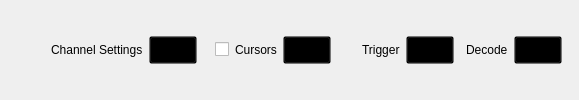
         <widget class="QWidget" name="widget_3" native="true">
          <property name="sizePolicy">
           <sizepolicy hsizetype="Preferred" vsizetype="Fixed">
            <horstretch>0</horstretch>
            <verstretch>0</verstretch>
           </sizepolicy>
          </property>
          <property name="minimumSize">
           <size>
            <width>0</width>
            <height>48</height>
           </size>
          </property>
          <property name="styleSheet">
           <string notr="true">QPushButton {
width: 40px;
  height: 20px;
  background-color: transparent;
}
QPushButton:pressed { border-image: url(:/icons/setup_btn_checked.svg); }
QPushButton:!pressed { border-image: url(:/icons/setup_btn_unchecked.svg); }
QPushButton:hover:!pressed:!checked { border-image: url(:/icons/setup_btn_hover.svg); }
QPushButton:checked { border-image: url(:/icons/setup_btn_checked.svg); }</string>
          </property>
          <layout class="QHBoxLayout" name="horizontalLayout_6">
           <property name="spacing">
            <number>6</number>
           </property>
           <item>
            <spacer name="horizontalSpacer_15">
             <property name="orientation">
              <enum>Qt::Horizontal</enum>
             </property>
             <property name="sizeType">
              <enum>QSizePolicy::Expanding</enum>
             </property>
             <property name="sizeHint" stdset="0">
              <size>
               <width>40</width>
               <height>20</height>
              </size>
             </property>
            </spacer>
           </item>
           <item>
            <widget class="QLabel" name="label">
             <property name="sizePolicy">
              <sizepolicy hsizetype="Fixed" vsizetype="Fixed">
               <horstretch>0</horstretch>
               <verstretch>0</verstretch>
              </sizepolicy>
             </property>
             <property name="text">
              <string>Channel Settings</string>
             </property>
             <property name="general_settings_label" stdset="0">
              <bool>true</bool>
             </property>
            </widget>
           </item>
           <item>
            <widget class="adiscope::CustomPushButton" name="btnChannelSettings">
             <property name="enabled">
              <bool>true</bool>
             </property>
             <property name="text">
              <string/>
             </property>
             <property name="checkable">
              <bool>true</bool>
             </property>
             <attribute name="buttonGroup">
              <string notr="true">settings_group</string>
             </attribute>
            </widget>
           </item>
           <item>
            <spacer name="horizontalSpacer_9">
             <property name="orientation">
              <enum>Qt::Horizontal</enum>
             </property>
             <property name="sizeType">
              <enum>QSizePolicy::Fixed</enum>
             </property>
             <property name="sizeHint" stdset="0">
              <size>
               <width>12</width>
               <height>0</height>
              </size>
             </property>
            </spacer>
           </item>
           <item>
            <layout class="QHBoxLayout" name="horizontalLayout">
             <property name="spacing">
              <number>6</number>
             </property>
             <property name="leftMargin">
              <number>0</number>
             </property>
             <item>
              <widget class="QCheckBox" name="cursorsBox">
               <property name="text">
                <string/>
               </property>
              </widget>
             </item>
             <item>
              <widget class="QLabel" name="label_15">
               <property name="text">
                <string>Cursors</string>
               </property>
               <property name="general_settings_label" stdset="0">
                <bool>true</bool>
               </property>
              </widget>
             </item>
             <item>
              <widget class="adiscope::CustomPushButton" name="btnCursors">
               <property name="enabled">
                <bool>false</bool>
               </property>
               <property name="text">
                <string/>
               </property>
               <property name="checkable">
                <bool>true</bool>
               </property>
               <attribute name="buttonGroup">
                <string notr="true">settings_group</string>
               </attribute>
              </widget>
             </item>
            </layout>
           </item>
           <item>
            <widget class="QLabel" name="label_2">
             <property name="text">
              <string/>
             </property>
            </widget>
           </item>
           <item>
            <spacer name="horizontalSpacer_8">
             <property name="orientation">
              <enum>Qt::Horizontal</enum>
             </property>
             <property name="sizeType">
              <enum>QSizePolicy::Fixed</enum>
             </property>
             <property name="sizeHint" stdset="0">
              <size>
               <width>12</width>
               <height>0</height>
              </size>
             </property>
            </spacer>
           </item>
           <item>
            <widget class="QLabel" name="label_4">
             <property name="text">
              <string>Trigger</string>
             </property>
             <property name="general_settings_label" stdset="0">
              <bool>true</bool>
             </property>
            </widget>
           </item>
           <item>
            <widget class="adiscope::CustomPushButton" name="btnTrigger">
             <property name="text">
              <string/>
             </property>
             <property name="checkable">
              <bool>true</bool>
             </property>
             <attribute name="buttonGroup">
              <string notr="true">settings_group</string>
             </attribute>
            </widget>
           </item>
           <item>
            <layout class="QHBoxLayout" name="horizontalLayoutDecoderTable">
             <property name="leftMargin">
              <number>6</number>
             </property>
             <property name="topMargin">
              <number>6</number>
             </property>
             <property name="rightMargin">
              <number>6</number>
             </property>
             <property name="bottomMargin">
              <number>6</number>
             </property>
             <item>
              <widget class="QLabel" name="lblDecoderTable">
               <property name="text">
                <string>Decode</string>
               </property>
               <property name="general_settings_label" stdset="0">
                <bool>true</bool>
               </property>
              </widget>
             </item>
             <item>
              <widget class="adiscope::CustomPushButton" name="btnDecoderTable">
               <property name="enabled">
                <bool>true</bool>
               </property>
               <property name="text">
                <string/>
               </property>
               <property name="checkable">
                <bool>true</bool>
               </property>
               <attribute name="buttonGroup">
                <string notr="true">settings_group</string>
               </attribute>
              </widget>
             </item>
            </layout>
           </item>
          </layout>
         </widget>
